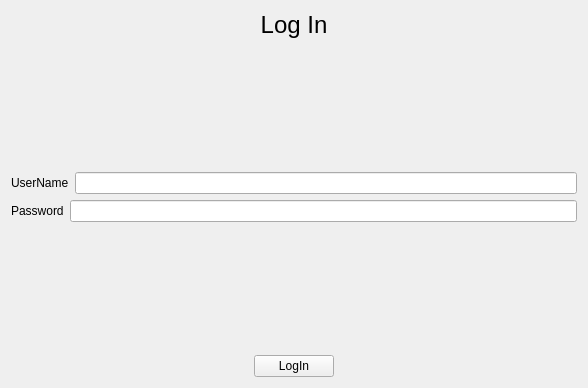
<?xml version="1.0" encoding="UTF-8"?>
<ui version="4.0">
 <class>LogInForm</class>
 <widget class="QWidget" name="LogInForm">
  <property name="geometry">
   <rect>
    <x>0</x>
    <y>0</y>
    <width>588</width>
    <height>388</height>
   </rect>
  </property>
  <property name="windowTitle">
   <string>Form</string>
  </property>
  <layout class="QGridLayout" name="gridLayout">
   <item row="0" column="0">
    <widget class="QLabel" name="labelWelcome">
     <property name="font">
      <font>
       <pointsize>18</pointsize>
      </font>
     </property>
     <property name="text">
      <string>Log In</string>
     </property>
     <property name="alignment">
      <set>Qt::AlignCenter</set>
     </property>
    </widget>
   </item>
   <item row="1" column="0">
    <spacer name="verticalSpacer_2">
     <property name="orientation">
      <enum>Qt::Vertical</enum>
     </property>
     <property name="sizeHint" stdset="0">
      <size>
       <width>20</width>
       <height>118</height>
      </size>
     </property>
    </spacer>
   </item>
   <item row="2" column="0">
    <layout class="QHBoxLayout" name="horizontalLayout">
     <item>
      <widget class="QLabel" name="label">
       <property name="text">
        <string>UserName</string>
       </property>
      </widget>
     </item>
     <item>
      <widget class="QLineEdit" name="lineEditUserName"/>
     </item>
    </layout>
   </item>
   <item row="3" column="0">
    <layout class="QHBoxLayout" name="horizontalLayout_2">
     <item>
      <widget class="QLabel" name="label_2">
       <property name="text">
        <string>Password</string>
       </property>
      </widget>
     </item>
     <item>
      <widget class="QLineEdit" name="lineEditPassword">
       <property name="echoMode">
        <enum>QLineEdit::Password</enum>
       </property>
      </widget>
     </item>
    </layout>
   </item>
   <item row="4" column="0">
    <spacer name="verticalSpacer">
     <property name="orientation">
      <enum>Qt::Vertical</enum>
     </property>
     <property name="sizeHint" stdset="0">
      <size>
       <width>20</width>
       <height>118</height>
      </size>
     </property>
    </spacer>
   </item>
   <item row="5" column="0">
    <layout class="QHBoxLayout" name="horizontalLayout_3">
     <item>
      <spacer name="horizontalSpacer">
       <property name="orientation">
        <enum>Qt::Horizontal</enum>
       </property>
       <property name="sizeHint" stdset="0">
        <size>
         <width>40</width>
         <height>20</height>
        </size>
       </property>
      </spacer>
     </item>
     <item>
      <widget class="QPushButton" name="pushButtonLogin">
       <property name="text">
        <string>LogIn</string>
       </property>
      </widget>
     </item>
     <item>
      <spacer name="horizontalSpacer_2">
       <property name="orientation">
        <enum>Qt::Horizontal</enum>
       </property>
       <property name="sizeHint" stdset="0">
        <size>
         <width>40</width>
         <height>20</height>
        </size>
       </property>
      </spacer>
     </item>
    </layout>
   </item>
  </layout>
 </widget>
 <resources/>
 <connections/>
</ui>
